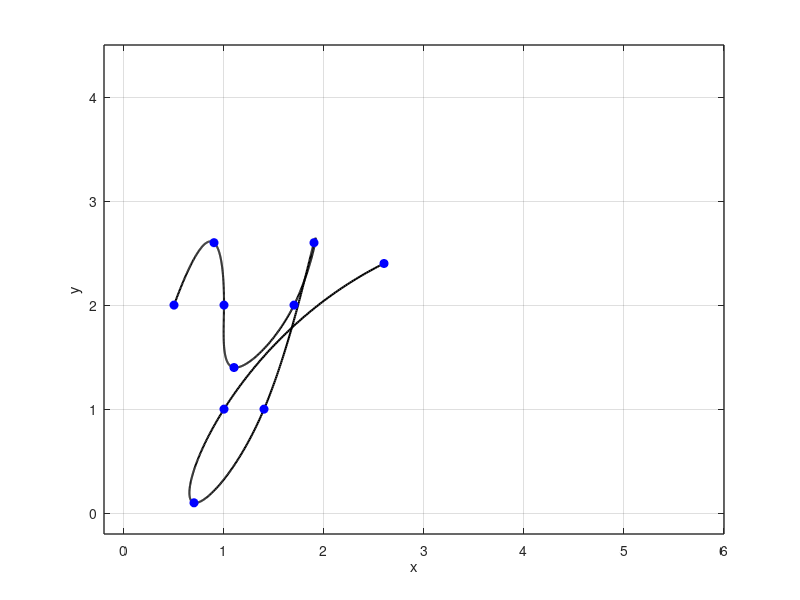

Write the MATLAB code that produced this figure.
% cursive letter 'y'

x = [0.5 0.9 1 1.1 1.7 1.9 1.4 0.7 1 2.6];
y = [2 2.6 2 1.4 2 2.6 1 0.1 1 2.4];
n = length(x);
t = 0:n-1;
tt = 0:0.01:n-1;

xx = spline(t, x, tt);
yy = spline(t, y, tt);

figure(1)
plot(xx, yy, 'k', 'LineWidth', 1.5)
hold on
plot(x, y, 'bo', 'MarkerFaceColor', 'b')
axis([-0.2 6 -0.2 4.5])
grid on
xlabel('x')
ylabel('y')
set(gca, 'FontSize', 10, 'LineWidth', 1)
grid on
